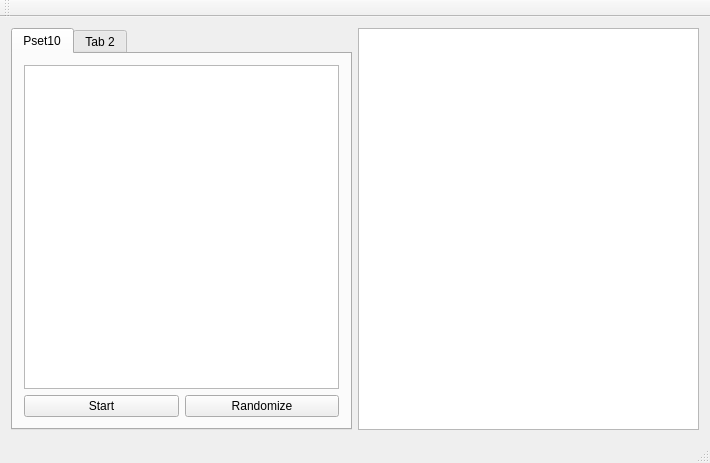
<?xml version="1.0" encoding="UTF-8"?>
<ui version="4.0">
 <class>MainWindow</class>
 <widget class="QMainWindow" name="MainWindow">
  <property name="geometry">
   <rect>
    <x>0</x>
    <y>0</y>
    <width>710</width>
    <height>463</height>
   </rect>
  </property>
  <property name="windowTitle">
   <string>MainWindow</string>
  </property>
  <widget class="QWidget" name="centralWidget">
   <layout class="QHBoxLayout" name="horizontalLayout_2">
    <item>
     <layout class="QHBoxLayout" name="horizontalLayout">
      <item>
       <widget class="QTabWidget" name="tabwPsets">
        <property name="currentIndex">
         <number>0</number>
        </property>
        <widget class="QWidget" name="tabPset10">
         <attribute name="title">
          <string>Pset10</string>
         </attribute>
         <layout class="QVBoxLayout" name="verticalLayout_2">
          <item>
           <layout class="QVBoxLayout" name="verticalLayout">
            <item>
             <widget class="QPlainTextEdit" name="pteInput10"/>
            </item>
            <item>
             <layout class="QHBoxLayout" name="horizontalLayout_3">
              <item>
               <widget class="QPushButton" name="pbStart">
                <property name="text">
                 <string>Start</string>
                </property>
               </widget>
              </item>
              <item>
               <widget class="QPushButton" name="pbRandomize">
                <property name="text">
                 <string>Randomize</string>
                </property>
               </widget>
              </item>
             </layout>
            </item>
           </layout>
          </item>
         </layout>
        </widget>
        <widget class="QWidget" name="tab_2">
         <attribute name="title">
          <string>Tab 2</string>
         </attribute>
        </widget>
       </widget>
      </item>
     </layout>
    </item>
    <item>
     <widget class="QPlainTextEdit" name="pteOutput"/>
    </item>
   </layout>
  </widget>
  <widget class="QMenuBar" name="menuBar">
   <property name="geometry">
    <rect>
     <x>0</x>
     <y>0</y>
     <width>710</width>
     <height>28</height>
    </rect>
   </property>
  </widget>
  <widget class="QToolBar" name="mainToolBar">
   <attribute name="toolBarArea">
    <enum>TopToolBarArea</enum>
   </attribute>
   <attribute name="toolBarBreak">
    <bool>false</bool>
   </attribute>
  </widget>
  <widget class="QStatusBar" name="statusBar"/>
 </widget>
 <layoutdefault spacing="6" margin="11"/>
 <resources/>
 <connections/>
</ui>
